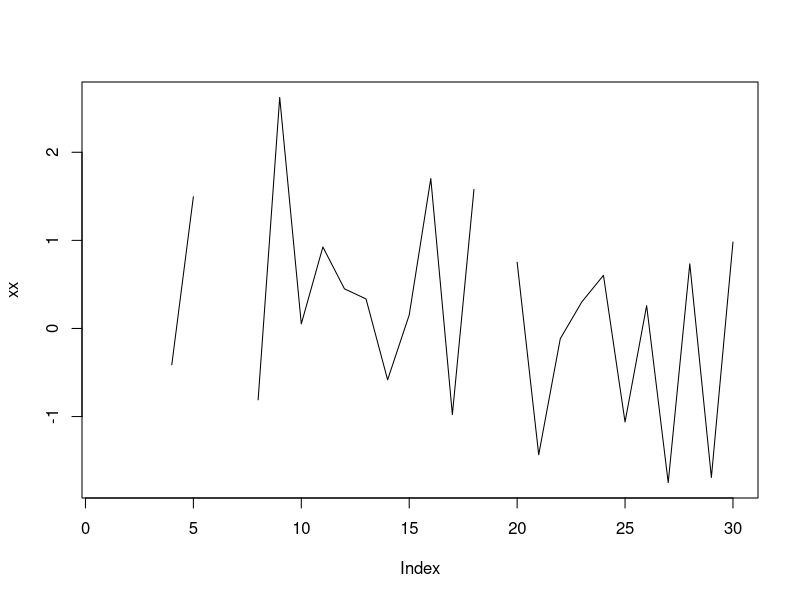

Write R code to recreate this figure.
## working on optimal time segment idenfitication


xx<-rnorm(30)
xx[1]<-NA
xx[2]<-NA
xx[3]<-NA
xx[6]<-NA
xx[7]<-NA
xx[19]<-NA
#xx[20]<-NA

plot(xx, type="l")

rle.xx<-rle(!is.na(xx))
rle.xx$values

lmin=20
max.na=floor(lmin*.1)

## Attempt 2
rle.xx<-rle(!is.na(xx))
nsteps<-length(rle.xx$lengths)
for(step in 1:nsteps){
  if(sum(rle.xx$lengths[rle.xx$values])<(lmin-max.na)){stop("too few observations")}
  #find out if there are consecutive NAs, and if so take the longer segment
  if(any(rle.xx$lengths[rle.xx$values==FALSE]>1)){
    cut<-min(which(rle.xx$lengths[rle.xx$values==FALSE]>1))
    end<-length(rle.xx$lengths)
    if(sum(rle.xx$lengths[1:cut]) > sum(rle.xx$lengths[(cut+1):length(rle.xx$lengths)])){
      #take the early segment
      rle.xx$lengths<-rle.xx$lengths[1:cut]
      rle.xx$values<-rle.xx$values[1:cut]
    }
    if(sum(rle.xx$lengths[1:cut]) <= sum(rle.xx$lengths[(cut+1):length(rle.xx$lengths)])){
      #take the late segment
      
      rle.xx$lengths<-rle.xx$lengths[(cut+1):end]
      rle.xx$values<-rle.xx$values[(cut+1):end]
    }
  }
  if(sum(rle.xx$lengths[rle.xx$values])>(lmin-max.na) & 
     sum(rle.xx$lengths[!rle.xx$values])<=max.na &
     max(rle.xx$lengths[!rle.xx$values])==1){break}
}
  
  


## Attempt 1 -- temporarily abandoned because I think I can do this in
## RLE space more efficiently
# for(step in 1:length(xx)){
#   if(step==1){tmp<-xx}
#   rle.tmp<-rle(is.na(tmp))
#   #remove anything with consecutive NAs
#   
#   #this will kill the ts if there are consecutive NAs late in the time series
#   if(any(rle.tmp$lengths[rle.tmp$values]>1)){
#     cut<-min(which(rle.xx$lengths[rle.xx$values]>1))
#     tmp<-tmp[-c(1:cumsum(rle.tmp$lengths[1:cut]))]
#     if(length(tmp<lmin)){break}
#     else{next}
#   }
#   #now start checking 
# }